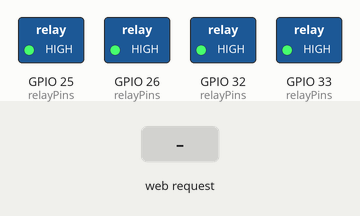
This sketch was run on a simulated ESP32. Parts: switched loads named in the sketch (green lamp = pin HIGH). The inputs (shaded band) are chosen by the test bench. WiFi joins after 1.5 s; servers stay silent unless stated; what the sketch prints to the serial monitor is not drawn.

Above: at 3.7 s.
3.8 s: HTTP request GET /lamp1/on received
At 4.5 s:
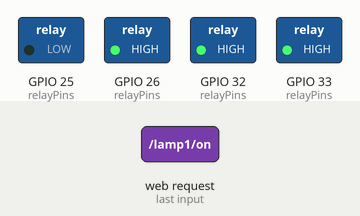
5.3 s: HTTP request GET /lamp2/on received
At 5.7 s:
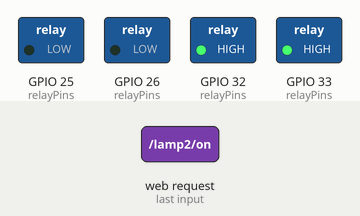
6.8 s: HTTP request GET /lamp1/off received
At 8.0 s:
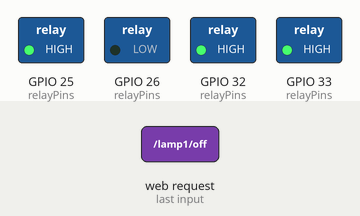
8.3 s: HTTP request GET /lamp3/on received
At 9.2 s:
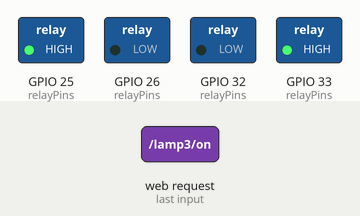
9.8 s: HTTP request GET /lamp2/off received
At 10.3 s:
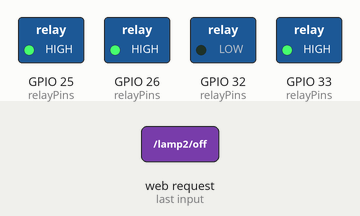
11.3 s: HTTP request GET /lamp4/on received
At 12.7 s:
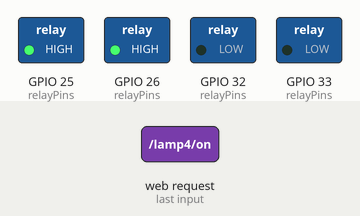
Timing chart, 0 to 13.8 s (numbered marks = the images above; inputs shaded):
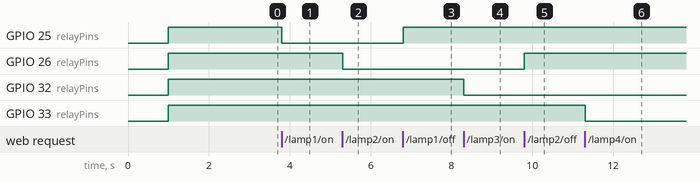

Measured:
- after the input at 3.8 s, GPIO 25 (relayPins): HIGH → LOW at once
- after the input at 5.3 s, GPIO 26 (relayPins): HIGH → LOW at once
- after the input at 6.8 s, GPIO 25 (relayPins): LOW → HIGH at once
- after the input at 8.3 s, GPIO 32 (relayPins): HIGH → LOW at once
- after the input at 9.8 s, GPIO 26 (relayPins): LOW → HIGH at once
- after the input at 11.3 s, GPIO 33 (relayPins): HIGH → LOW at once

The sketch:

02_webserver_4_lampadas.ino
```cpp
/*
 * ============================================================================
 * Projeto: Laboratório de Redes I - Automação Residencial com ESP32
 * Roteiro 2: Servidor Web HTTP Wi-Fi para Controle de 4 Lâmpadas (Relés)
 * Plataforma: ESP32 DevKit V1 (30 pinos) + Módulo Relés Optoacoplados
 * Domínio: Internet das Coisas (IoT) & Sistemas Embarcados
 * ============================================================================
 *
 * Arquitetura de Rede:
 *   - Modo Dual: Conecta-se a um Ponto de Acesso existente (STA) ou, caso
 *     a rede do laboratório esteja indisponível, cria sua própria rede Wi-Fi (SoftAP).
 *   - Porta TCP: 80 (HTTP padrão).
 *   - Interface: Dashboard Web responsivo compatível com navegadores móveis e desktop.
 *
 * Mapeamento de GPIOs (Active-LOW):
 *   - IN1 -> GPIO 25 (Lâmpada 1 - Sala)
 *   - IN2 -> GPIO 26 (Lâmpada 2 - Quarto)
 *   - IN3 -> GPIO 32 (Lâmpada 3 - Cozinha)
 *   - IN4 -> GPIO 33 (Lâmpada 4 - Varanda)
 */

#include <WiFi.h>

// --- Configurações da Rede Wi-Fi ---
// Configure o SSID e a senha da sua rede local (ou hotspot)
const char* sta_ssid     = "SUA_REDE_WIFI";
const char* sta_password = "SUA_SENHA_WIFI";

// Configurações do Ponto de Acesso Próprio (Fallback SoftAP)
const char* ap_ssid      = "ESP32-Automacao";
const char* ap_password  = "senha_ponto_acesso"; // Mínimo 8 caracteres

// --- Pinos e Lógica ---
#define RELAY_1 25
#define RELAY_2 26
#define RELAY_3 32
#define RELAY_4 33

#define RELAY_ON  LOW
#define RELAY_OFF HIGH

const int relayPins[4] = {RELAY_1, RELAY_2, RELAY_3, RELAY_4};
const char* lampNames[4] = {"Sala", "Quarto", "Cozinha", "Varanda"};
bool relayStates[4] = {false, false, false, false}; // false = Apagada, true = Acesa

// Servidor Web na porta TCP 80
WiFiServer server(80);

void setRelay(int index, bool turnOn) {
    if (index >= 0 && index < 4) {
        relayStates[index] = turnOn;
        digitalWrite(relayPins[index], turnOn ? RELAY_ON : RELAY_OFF);
        Serial.printf("[COMANDO] %s: %s (Nível GPIO %d)\n",
                      lampNames[index], turnOn ? "LIGADA" : "DESLIGADA",
                      turnOn ? RELAY_ON : RELAY_OFF);
    }
}

void setAllRelays(bool turnOn) {
    for (int i = 0; i < 4; i++) {
        setRelay(i, turnOn);
    }
}

void sendHtmlResponse(WiFiClient& client) {
    // Cabeçalho HTTP
    client.println("HTTP/1.1 200 OK");
    client.println("Content-Type: text/html; charset=UTF-8");
    client.println("Connection: close");
    client.println();

    // Página HTML com CSS moderno e responsivo
    client.println("<!DOCTYPE html><html lang='pt-BR'><head>");
    client.println("<meta charset='UTF-8'><meta name='viewport' content='width=device-width, initial-scale=1.0'>");
    client.println("<title>ESP32 IoT Home Automation Server</title>");
    client.println("<style>");
    client.println("body { font-family: -apple-system, BlinkMacSystemFont, 'Segoe UI', Roboto, sans-serif; background-color: #0f172a; color: #f8fafc; margin: 0; padding: 20px; display: flex; flex-direction: column; align-items: center; }");
    client.println(".container { max-width: 600px; width: 100%; }");
    client.println(".header { text-align: center; margin-bottom: 24px; padding: 15px; background: #1e293b; border-radius: 12px; box-shadow: 0 4px 6px rgba(0,0,0,0.3); }");
    client.println(".header h1 { font-size: 1.5rem; margin: 0 0 8px 0; color: #38bdf8; }");
    client.println(".header p { margin: 0; font-size: 0.9rem; color: #94a3b8; }");
    client.println(".grid { display: grid; grid-template-columns: 1fr 1fr; gap: 16px; margin-bottom: 20px; }");
    client.println(".card { background: #1e293b; padding: 16px; border-radius: 12px; text-align: center; border: 1px solid #334155; }");
    client.println(".card h3 { margin: 0 0 10px 0; font-size: 1.1rem; }");
    client.println(".status { display: inline-block; padding: 4px 10px; border-radius: 20px; font-weight: bold; font-size: 0.85rem; margin-bottom: 12px; }");
    client.println(".status.on { background: #166534; color: #4ade80; }");
    client.println(".status.off { background: #451a03; color: #f87171; }");
    client.println(".btn { display: block; width: 100%; padding: 10px 0; border: none; border-radius: 8px; font-weight: bold; cursor: pointer; text-decoration: none; text-align: center; font-size: 0.95rem; }");
    client.println(".btn-on { background: #0284c7; color: white; margin-bottom: 6px; }");
    client.println(".btn-on:hover { background: #0369a1; }");
    client.println(".btn-off { background: #475569; color: #cbd5e1; }");
    client.println(".btn-off:hover { background: #334155; }");
    client.println(".master-controls { display: flex; gap: 12px; margin-top: 10px; }");
    client.println(".btn-master-on { background: #22c55e; color: #052e16; flex: 1; }");
    client.println(".btn-master-off { background: #ef4444; color: white; flex: 1; }");
    client.println("</style></head><body>");

    client.println("<div class='container'>");
    client.println("<div class='header'>");
    client.println("<h1>ESP32 IoT Automation Hub</h1>");
    client.println("<p>Controle de Iluminação Residencial & Automação Industrial</p>");
    client.println("</div>");

    client.println("<div class='grid'>");
    for (int i = 0; i < 4; i++) {
        client.println("<div class='card'>");
        client.printf("<h3>Lâmpada %d - %s</h3>", i + 1, lampNames[i]);
        if (relayStates[i]) {
            client.println("<span class='status on'>💡 ACESA</span>");
            client.printf("<a class='btn btn-off' href='/lamp%d/off'>Desligar</a>", i + 1);
        } else {
            client.println("<span class='status off'>⚫ APAGADA</span>");
            client.printf("<a class='btn btn-on' href='/lamp%d/on'>Ligar</a>", i + 1);
        }
        client.println("</div>");
    }
    client.println("</div>");

    client.println("<div class='master-controls'>");
    client.println("<a class='btn btn-master-on' href='/all/on'>Ligar Todas</a>");
    client.println("<a class='btn btn-master-off' href='/all/off'>Desligar Todas</a>");
    client.println("</div>");

    client.println("</div></body></html>");
}

void setup() {
    Serial.begin(115200);
    delay(1000);
    Serial.println("\n--- Inicializando ESP32 Web Server 4 Relés ---");

    // Configuração dos pinos dos relés (Active-LOW, desligados de início)
    for (int i = 0; i < 4; i++) {
        digitalWrite(relayPins[i], RELAY_OFF);
        pinMode(relayPins[i], OUTPUT);
        digitalWrite(relayPins[i], RELAY_OFF);
    }

    // Tentativa de conexão ao Wi-Fi Station (STA)
    Serial.printf("Tentando conectar a rede Wi-Fi: %s ...\n", sta_ssid);
    WiFi.mode(WIFI_STA);
    WiFi.begin(sta_ssid, sta_password);

    int tentativas = 0;
    while (WiFi.status() != WL_CONNECTED && tentativas < 15) {
        delay(500);
        Serial.print(".");
        tentativas++;
    }

    if (WiFi.status() == WL_CONNECTED) {
        Serial.println("\n[Wi-Fi STA Conectado com Sucesso!]");
        Serial.print("Endereço IP na rede: ");
        Serial.println(WiFi.localIP());
    } else {
        Serial.println("\n[Wi-Fi STA Falhou] Ativando Modo Ponto de Acesso (SoftAP)...");
        WiFi.mode(WIFI_AP);
        WiFi.softAP(ap_ssid, ap_password);
        Serial.print("Rede Wi-Fi criada: ");
        Serial.println(ap_ssid);
        Serial.print("Endereço IP do ESP32 (SoftAP): ");
        Serial.println(WiFi.softAPIP());
    }

    // Inicia o servidor HTTP
    server.begin();
    Serial.println("[Servidor HTTP iniciado na porta 80]");
}

void loop() {
    WiFiClient client = server.available();
    if (!client) return;

    String currentLine = "";
    String requestHeader = "";
    unsigned long timeout = millis() + 2000;

    while (client.connected() && millis() < timeout) {
        if (client.available()) {
            char c = client.read();
            requestHeader += c;

            if (c == '\n') {
                if (currentLine.length() == 0) {
                    // Fim do cabeçalho da requisição HTTP -> processar rotas
                    if (requestHeader.indexOf("GET /lamp1/on") >= 0) setRelay(0, true);
                    else if (requestHeader.indexOf("GET /lamp1/off") >= 0) setRelay(0, false);
                    else if (requestHeader.indexOf("GET /lamp2/on") >= 0) setRelay(1, true);
                    else if (requestHeader.indexOf("GET /lamp2/off") >= 0) setRelay(1, false);
                    else if (requestHeader.indexOf("GET /lamp3/on") >= 0) setRelay(2, true);
                    else if (requestHeader.indexOf("GET /lamp3/off") >= 0) setRelay(2, false);
                    else if (requestHeader.indexOf("GET /lamp4/on") >= 0) setRelay(3, true);
                    else if (requestHeader.indexOf("GET /lamp4/off") >= 0) setRelay(3, false);
                    else if (requestHeader.indexOf("GET /all/on") >= 0) setAllRelays(true);
                    else if (requestHeader.indexOf("GET /all/off") >= 0) setAllRelays(false);

                    // Responde com o HTML atualizado
                    sendHtmlResponse(client);
                    break;
                } else {
                    currentLine = "";
                }
            } else if (c != '\r') {
                currentLine += c;
            }
        }
    }

    client.stop();
}
```
